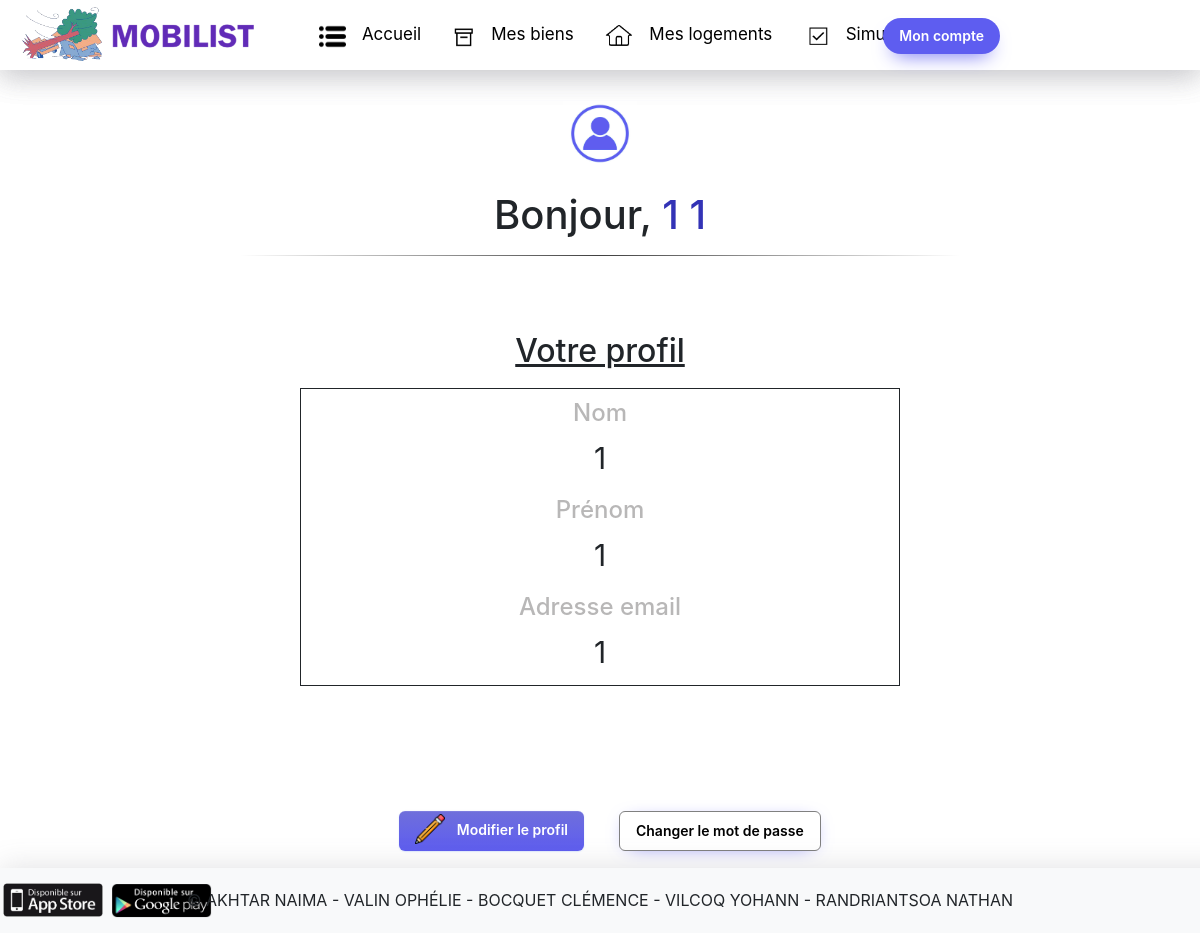
The page /mon-compte/ (signed in) on the database its author committed.
### mobilist/models.py (models this page shows, shortened)
class Proprietaire(Base):
    __tablename__ = "PROPRIETAIRE"
    id_proprio = Column(Integer, primary_key=True, name="ID_PROPRIO")
    nom = Column(String(20), name="NOM")
    prenom = Column(String(20), name="PRENOM")
    mail = Column(String(50), name="MAIL", unique=True, nullable=False)
    logements = relationship("Logement", secondary="AVOIR", back_populates="proprietaires", cascade="all, delete")
    user = relationship("User", back_populates="proprio", cascade="all, delete", uselist=False)
    def delete(self):
        for logement in self.logements:
            logement.delete()
        AVOIR.query.filter_by(id_proprio=self.id_proprio).delete()
        User.query.filter_by(mail=self.mail).delete()
        db.session.delete(self)
        db.session.commit()

### mobilist/views.py (the view)
@app.route("/mon-compte/", methods =("POST" ,"GET",))
def mon_compte():
    form = ModificationForm()
    if current_user.is_authenticated and current_user.proprio:
        form.nom.data = current_user.proprio.nom
        form.prenom.data = current_user.proprio.prenom
    if request.method == "POST":
        User.modifier(current_user.mail, request.form.get('nom'), request.form.get('prenom'))
        flash("Vos informations ont été mises à jour avec succès.", "success")
        return redirect(url_for('mon_compte'))
    return render_template("mon-compte.html", form=form)

### mobilist/models.py (called while the page is built)
@login_manager.user_loader
def load_user(mail):
    return db.session.get(User, mail)

### mobilist/templates/mon-compte.html (shortened to what this page needs)
{% extends "index2.html" %}
{% block styles %}
{{ super()}}
<link rel="stylesheet" href="{{ url_for('static', filename='compte.css') }}">
{% endblock %}
{% block content %}
<section class ="titre">
    <div id="image-user">
      <img class="image-user" src="{{ url_for('static',filename='img/user.jpg') }}" alt="icône de l'utilisateur">
    </div>
    <h1 class="access-compte"> Bonjour, <span id="user">{{ current_user.proprio.prenom }} {{ current_user.proprio.nom }}</span></h1>
</section>
<hr />
<section class="infos-user">
  <h2> Votre profil </h2>
<article class="donnees">
  <span id="nom-user">
    <h4>Nom</h4>
    {{ current_user.proprio.nom }}
  </span>
  <span id="prenom-user">
    <h4>Prénom</h4>
    {{ current_user.proprio.prenom }}
  </span>
  <span id="mail-user">
    <h4>Adresse email</h4>
    {{ current_user.proprio.mail }}
  </span>
</article>
<ul class="gestion-profil">
  <li class="modification">
    <button onclick="afficherModif()" id="modif-infos" type="button"><img id="image-crayon" src="{{ url_for('static',filename='img/modification.png') }}" alt="icône crayon">
      Modifier le profil </button>
  </li>
  <li class="changement-mdp">
      <button onclick="afficherChangement()" id="changer-mdp" type="button">Changer le mot de passe</button>
  </li>
</ul>
</section>
{% endblock %}

### mobilist/static/index.css (style rules this page uses)
.index img { height: 65px; margin-top:-4px; }
.index ul { display: flex; flex-wrap: nowrap; list-style: none; margin-left:-15px; }
.index li { margin-left: 35px; font-size: 17px; text-align: center; margin-top: 2%; }
.index button { box-sizing: border-box; cursor: pointer; font-family: Inter,Helvetica,"Apple Color Emoji","Segoe UI Emoji",NotoColorEmoji,"Noto Color Emoji","Segoe UI Symbol","Android Emoji",EmojiSymbols,-apple-system,system-ui,"Segoe UI",Roboto,"Helvetica Neue","Noto Sans",sans-serif; font-size: 14px; font-weight: 600; line-height: 22px; opacity: 1; outline: 0 solid transparent; padding: 7px 16px; user-select: none; -webkit-user-select: none; touch-action: manipulation; width: fit-content; word-break: break-word; top: 18px; }

### mobilist/static/compte.css (style rules this page uses)
h1 { position: relative; text-align: center; }
#user { color: #3333b6; }
#image-user { text-align: center; padding: 25px; margin-top: 10px; }
hr { width: 60%; border: 0; height: 1px; background-image: linear-gradient(to right, rgba(0, 0, 0, 0), rgba(0, 0, 0, 0.75), rgba(0, 0, 0, 0)); }
.infos-user { display: flex; flex-direction: column; justify-content: center; align-items: center; gap: 10px; text-align: center; padding: 60px 0; }
.infos-user > h2 { text-decoration: underline; }
.donnees { width: 50%; border: solid 0.5px; font-size: 30px; font-weight: 400 ; display: flex; flex-direction: column; gap: 15px; margin-bottom: 100px; }
#modif-infos { font-family: -apple-system, BlinkMacSystemFont, 'Roboto', sans-serif; border-radius: 6px; border: none; color: #fff; background: linear-gradient(180deg, #6f6fdb 0%, #5E5DF0 100%); background-origin: border-box; box-shadow: 0px 0.5px 1.5px rgba(54, 122, 246, 0.25), inset 0px 0.8px 0px -0.25px rgba(255, 255, 255, 0.2); user-select: none; -webkit-user-select: none; touch-action: manipulation; text-decoration: none; }
#nom-user { margin-top: 10px; }
#mail-user { margin-bottom: 10px; }
#image-crayon { height: 30px; width: 30px; margin-right: 8px; }
#changer-mdp { border-radius: 6px; background: #FFFFFF; box-shadow: #5E5DF0 0 3px 20px -10px; color: #000000; border: 1px solid; border-color: gray; height: 40px; }
.gestion-profil { display: flex; align-items: center; padding: 6px 14px; }
h4 { color: rgb(184, 183, 183); }

### rows shown on the page
Proprietaire: proprio.prenom "1", proprio.nom "1", proprio.mail "1"
